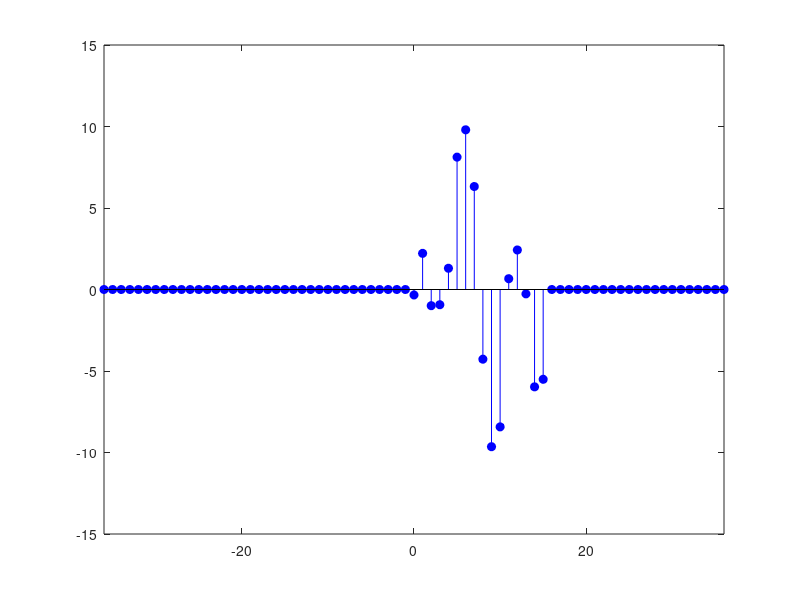

Write the MATLAB code that produced this figure. (Note: this script raises an error after producing the figure.)
%close all;

%% User Parameters
N = 16;                                             % Signal length [samples]
w_noise_var = 5;                                    % Variance of Gaussian white noise
noise_filt_N = 3;                                   % No. of samples over which the Gaussian white noise is smoothed
use_saved_seed = false;                             % Use a saved state for the random number generator
n_plot_periods = 2.2;                               % No. of periods (of length N) over which the x-axis shall be plotted
x_time_limits = ceil(n_plot_periods * N) * [-1 1];  % ^^^ belongs to above definition ^^^
y_time_limits = 15*[-1, 1];                         % Defines Y-Axis limits of time plots


%% Generate and plot finite-energy time signal x[n]
if use_saved_seed && exist('seed.mat', 'file')
    load('seed.mat');
    rng(seed);
end

% Gaussian white noise
white_noise = w_noise_var * randn(1, N);

% Signal that is to be analysed, smoothed by a rectangular filter of
% length noise_filt_N, and containing a small sinoid part.
signal = conv(white_noise, ones(1, noise_filt_N) ./ noise_filt_N, 'same') + ...
         3 * sin(3*2*pi*(0:N-1)/N);

% Plot our signal
t = (1:N) - 1;

f1 = figure('name', 'Finite-energy time signal');

% Plot main signal
stem(t, signal, 'filled', 'b');

% Add zero padding and vertical lines that separate the periods
hold on;
for ii = 2:ceil(n_plot_periods)
    stem(t + N*(ii-1), zeros(1, length(signal)), 'filled', 'b');
end
for ii = 1:ceil(n_plot_periods)
    stem(t - N*ii, zeros(1, length(signal)), 'filled', 'b');
end

xlim(x_time_limits);
ylim(y_time_limits);
add_vert_lines(gca, n_plot_periods, N);
title('Finite-energy time signal x[n]');


%% DTFT of finite-energy signal
f2 = figure('name', 'DTFT of finite-energy signal x[n], X(omega)');

t = 0:N-1;
omegas = 0:0.001:2*pi;
X_dtft = dtft(signal, t, omegas);

% Plot the DTFT of the finite-energy signal
periodic_plot(omegas, abs(X_dtft), n_plot_periods, 2*pi);

title('DTFT of finite-energy signal x[n], X(\omega)');

%% Nonperiodic autocorrelation of finite-energy signal
f4 = figure('name', 'Nonperiodic autocorrelation R_x[tau]');

taus = -1.5*N:1.5*N;
R_x_nonper = nonperiodic_autocorrelation(signal, taus);
stem(taus, R_x_nonper, 'filled', 'b');

title('Nonperiodic autocorrelation R_x[\tau]');
xlabel('Time Shift [samples]');


%% Energy Spectral Density S_X(omega) of finite-energy signal x[n]
f3 = figure('name', 'Energy Spectral Density S_X(omega) of finite-energy signal x[n]');

subplot(2,1,1);
omegas = 0:0.001:2*pi;
periodic_plot(omegas, abs(X_dtft).^2, n_plot_periods, 2*pi);

title('Energy Spectral Density S_X(\omega) from DTFT');
legend('S_x(\omega)');

subplot(2,1,2);
taus = -1.5*N:1.5*N;
omegas = 0:0.001:2*pi;
periodic_plot(omegas, abs(dtft(R_x_nonper, taus, omegas)), n_plot_periods, 2*pi);

title('Energy Spectral Density S_X(\omega) from nonperiodic autocorrelation');
legend('S_x(\omega)');


%% Plot periodic signal x_p[n]
f5 = figure('name', 'Periodic signal x_p[n]');

t = (1:N) - 1;
periodic_stem(t, signal, n_plot_periods, N);

xlim(x_time_limits);
ylim(y_time_limits);
add_vert_lines(gca, n_plot_periods, N);
title('Periodic signal x_p[n]');


%% DFT of periodic signal x_per[n]

% Generate the DFT of x[n].
% Note that, as the DFT assumes the signal to be N-periodic, we can give it
% one (the first) period of the nonperiodic signal.
X_dft = fft(signal);

% Add one period of the DFT to the DTFT plot to show that we align
% correctly in X- and Y-Axis.
figure(f2);
hold on;
stem(linspace(0,2*(N-1)/N*pi, N), abs(X_dft), 'r');
legend('DTFT of x[n], X(\omega)', 'DFT of x_p[n], X[k]');
f2_ax = gca;

% Make a new figure with the DFT plot alone, this time with periodicity
f6 = figure('name', 'DFT of periodic signal x_p[n], X[k]');
f6_ax = axes();

xlim(xlim(f2_ax));
ylim(ylim(f2_ax));

periodic_stem(linspace(0,2*(N-1)/N*pi, N), abs(X_dft), n_plot_periods, 2*pi);

title('DFT of periodic signal x_p[n], X[k]');
legend('DFT of x_p[n], X[k]');


%% Periodic Autocorrelation
f8 = figure('name', 'Periodic autocorrelation R_x[tau]');

tau = 0:N-1;
periodic_stem(tau, periodic_autocorrelation(signal, tau), n_plot_periods, N);

add_vert_lines(gca, 2, N);
title('Periodic autocorrelation R_x[\tau]');


%% Power Spectral Density PSD
f7 = figure('name', 'Power Spectral Density (PSD) phi_x[k] of periodic signal x_p[n]');

f2_sp = subplot(2,1,1);
omega = linspace(0,2*(N-1)/N*pi, N);
periodic_stem(omega, abs(X_dft).^2 / N, n_plot_periods, 2*pi);

add_vert_lines(gca, 2, 2*pi);
title('Power Spectral Density (PSD) \phi_x[k] from periodic autocorrelation');

subplot(2,1,2);
omega = linspace(0,2*(N-1)/N*pi, N);
tau = 0:N-1;
periodic_stem(omega, abs(dtft(periodic_autocorrelation(signal, tau), tau, omega)), n_plot_periods, 2*pi);

add_vert_lines(gca, 2, 2*pi);
title('Power Spectral Density (PSD) \phi_x[k] from DFT');


%% Discrete Time Fourier Transformation Function
function X = dtft(x, ns, omegas)
    % Calculates the Discrete Time Fourier Transformation of the signal x
    % according to
    %
    % X(omega) = sum( x[n] * e^( i*omega*n ) ) for n from -oo to oo
    %
    % Arguments:
    % x:        a vector of discrete time samples of a signal
    % ns:       a vector of time stamps at which the samples have been
    %           taken
    % omegas:   a vector of values for which the function is to be
    %           evaluated
    
    assert(isnumeric(x) && isvector(x));
    assert(isnumeric(ns) && isvector(ns));
    assert(isnumeric(omegas));
    assert(length(x) == length(ns));
    
    X = zeros(1, length(omegas));
    for ii = 1:length(omegas)
        for jj = 1:length(x)
            X(ii) = X(ii) + x(jj) * exp( -1i * ns(jj) * omegas(ii) ); 
        end
    end
end


%% Autocorrelation Function for Nonperiodic Signals
function R = nonperiodic_autocorrelation(x, taus)
    % Calculates the autocorrelation for nonperiodic, finite-energy
    % signals according to
    % 
    % R_x[tau] = sum( x[n] * x[n - tau] ) for n from -oo to oo
    %
    % Arguments:
    % x:    a vector of discrete time samples of a signal
    % taus: a vector of values for tau for which the function is to be
    %     	evaluated
    
    assert(isnumeric(x) && isvector(x));
    assert(isnumeric(taus) && isvector(taus));
    
    R = zeros(1, length(taus));
    for ii = taus(1):taus(end)
        if abs(ii) >= length(x)
            R(ii - taus(1) + 1) = 0;
        else
            x_shift = circshift(x, ii);

            if ii >= 0
                temp = x(1+ii:end) .* x_shift(1+ii:end);
            else
                temp = x(1:end+ii) .* x_shift(1:end+ii);
            end

            R(ii - taus(1) + 1) = sum(temp);
        end
    end
end


%% Autocorrelation Function for Nonperiodic Signals
function R = periodic_autocorrelation(x, taus)
    % Calculates the autocorrelation for nonperiodic, finite-energy
    % signals according to
    % 
    % R_x[tau] = 1/N * sum( x[n] * x[n - tau] ) for n from 0 to N-1
    % where x[n] is interpreted as periodic in N samples
    %
    % Arguments:
    % x:    a vector of discrete time samples of a signal
    % taus: a vector of values for tau for which the function is to be
    %     	evaluated
    
    assert(isnumeric(x) && isvector(x));
    assert(isnumeric(taus) && isvector(taus));
    
    R = zeros(1, length(taus));
    for ii = taus(1):taus(end)
            R(ii - taus(1) + 1) = sum(x .* circshift(x, ii));
    end
    
    R = R ./ length(x);
end

%% Plotting helper functions
function add_vert_lines(ax, n_periods, T)
    % Adds n_periods vertical lines at x = n*T except at zero
    
    hold(ax, 'on');
    
    for ii = 2:ceil(n_periods)
        line(ax,  T * (ii - 1) * [1 1], ylim(ax));
    end
    for ii = 1:ceil(n_periods)
        line(ax, -T * (ii - 1) * [1 1], ylim(ax));
    end
end


function periodic_plot(x, y, n_periods, T)
    
    plot(x, y, 'b');
    hold on;

    dimmed_color = [88, 172, 250] ./ 256;
    for ii = 2:ceil(n_periods)
        plot(x + T*(ii-1), y, 'Color', dimmed_color);
    end
    for ii = 1:ceil(n_periods)
        plot(x - T*ii, y, 'Color', dimmed_color);
    end

    xlim(ceil(n_periods * T) * [-1 1]);
    
    if (T - 2*pi < 2*eps)
        add_radiant_xticks(n_periods);
    end
    
    add_vert_lines(gca, n_periods, T);
end


function periodic_stem(x, y, n_periods, T)
    
    stem(x, y, 'filled', 'b');
    hold on;

    dimmed_color = [88, 172, 250] ./ 256;
    for ii = 2:ceil(n_periods)
        stem(x + T*(ii-1), y, 'filled', 'Color', dimmed_color, 'MarkerEdgeColor', dimmed_color, 'MarkerFaceColor', dimmed_color);
    end
    for ii = 1:ceil(n_periods)
        stem(x - T*ii, y, 'filled', 'Color', dimmed_color, 'MarkerEdgeColor', dimmed_color, 'MarkerFaceColor', dimmed_color);
    end

    xlim(ceil(n_periods * T) * [-1 1]);
    
    add_vert_lines(gca, n_periods, T);
end


function add_radiant_xticks(n_periods)
    tick_arr = [-2*pi, -pi, 0, pi, 2*pi];
    tick_arr_str = {'-2\pi', '-\pi', '0', '\pi', '2\pi'};

    for ii = 2:floor(n_periods)
        tick_arr = [-ii*2*pi, -(2*(ii-1) + 1) * pi, tick_arr, (2*(ii-1) + 1) * pi, ii*2*pi];
        tick_arr_str = {sprintf('-%d\\pi', ii*2), sprintf('-%d\\pi', (2*(ii-1) + 1)), tick_arr_str{:}, sprintf('%d\\pi', (2*(ii-1) + 1)), sprintf('%d\\pi', ii*2)};
    end
    xticks(tick_arr);
    xticklabels(tick_arr_str);
end
